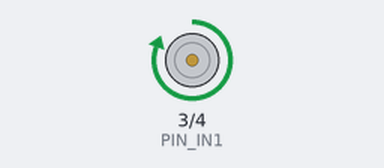
The program below on a simulated Arduino Uno, built with avr-gcc and run on an emulated ATmega328P. Shown: motor-driver pin pairs drawn as motors (green arrow = first pin HIGH = forward, orange = second pin HIGH = backward, longer = more drive).

Above: at 10.0 s.
At 20.5 s:
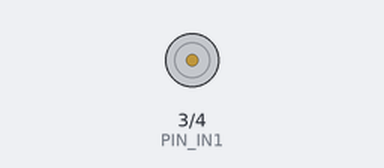
At 22.0 s:
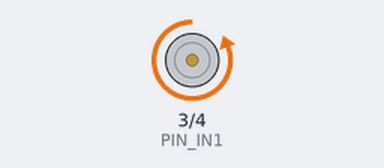
Timing chart, 0 to 31.2 s (numbered marks = the images above):
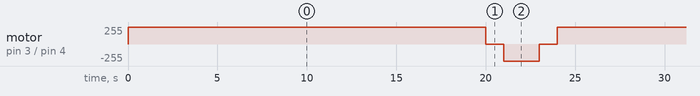

The program:

main.cpp
```cpp
#include <Arduino.h>

// Pins de contrôle
const uint8_t PIN_IN1 = 3;
const uint8_t PIN_IN2 = 4;

void stopper() {
    digitalWrite(PIN_IN1, LOW);
    digitalWrite(PIN_IN2, LOW);
}

void tournerSensHoraire() {
    digitalWrite(PIN_IN1, HIGH);
    digitalWrite(PIN_IN2, LOW);
}

void tournerSensAntiHoraire() {
    digitalWrite(PIN_IN1, LOW);
    digitalWrite(PIN_IN2, HIGH);
}

void setup() {
    pinMode(PIN_IN1, OUTPUT);
    pinMode(PIN_IN2, OUTPUT);
    stopper();
}

void loop() {
    // 1. Tourne dans un sens pendant 2 secondes
    tournerSensHoraire();
    delay(20000);

    // 2. Pause 1 seconde
    stopper();
    delay(1000);

    // 3. Tourne dans l'autre sens pendant 2 secondes
    tournerSensAntiHoraire();
    delay(2000);

    // 4. Pause 1 seconde
    stopper();
    delay(1000);
}
```

Measured:
- by itself, motor on pin 3 (PIN_IN1) / pin 4 (PIN_IN2): repeats every 24.0 s: stopped 1.0 s, backward 255/255 2.0 s, stopped 1.0 s, forward 255/255 20.0 s
